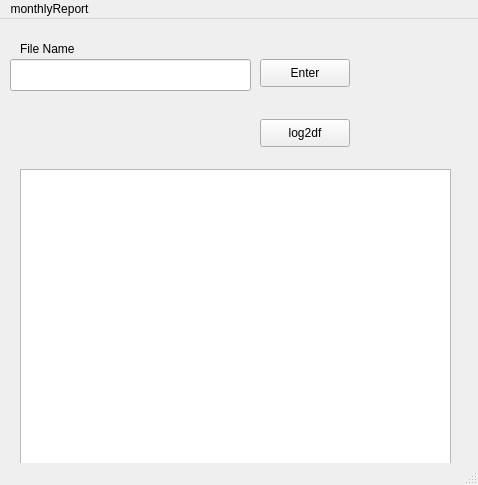
<?xml version="1.0" encoding="UTF-8"?>
<ui version="4.0">
 <class>MainWindow</class>
 <widget class="QMainWindow" name="MainWindow">
  <property name="geometry">
   <rect>
    <x>0</x>
    <y>0</y>
    <width>478</width>
    <height>485</height>
   </rect>
  </property>
  <property name="windowTitle">
   <string>MainWindow</string>
  </property>
  <widget class="QWidget" name="centralwidget">
   <widget class="QLabel" name="label">
    <property name="geometry">
     <rect>
      <x>20</x>
      <y>20</y>
      <width>71</width>
      <height>20</height>
     </rect>
    </property>
    <property name="text">
     <string>File Name</string>
    </property>
   </widget>
   <widget class="QPushButton" name="fileEnterButton">
    <property name="geometry">
     <rect>
      <x>260</x>
      <y>40</y>
      <width>90</width>
      <height>28</height>
     </rect>
    </property>
    <property name="text">
     <string>Enter</string>
    </property>
    <property name="default">
     <bool>false</bool>
    </property>
    <property name="flat">
     <bool>false</bool>
    </property>
   </widget>
   <widget class="QLineEdit" name="fileNameBox">
    <property name="geometry">
     <rect>
      <x>10</x>
      <y>40</y>
      <width>241</width>
      <height>32</height>
     </rect>
    </property>
   </widget>
   <widget class="QTableView" name="entryTable">
    <property name="geometry">
     <rect>
      <x>20</x>
      <y>150</y>
      <width>431</width>
      <height>301</height>
     </rect>
    </property>
    <property name="verticalScrollBarPolicy">
     <enum>Qt::ScrollBarAsNeeded</enum>
    </property>
    <property name="horizontalScrollBarPolicy">
     <enum>Qt::ScrollBarAsNeeded</enum>
    </property>
    <attribute name="verticalHeaderStretchLastSection">
     <bool>false</bool>
    </attribute>
   </widget>
   <widget class="QPushButton" name="log2dfButton">
    <property name="geometry">
     <rect>
      <x>260</x>
      <y>100</y>
      <width>90</width>
      <height>28</height>
     </rect>
    </property>
    <property name="text">
     <string>log2df</string>
    </property>
   </widget>
  </widget>
  <widget class="QMenuBar" name="menubar">
   <property name="geometry">
    <rect>
     <x>0</x>
     <y>0</y>
     <width>478</width>
     <height>28</height>
    </rect>
   </property>
   <widget class="QMenu" name="menuMonthlyReport">
    <property name="title">
     <string>monthlyReport</string>
    </property>
    <addaction name="separator"/>
    <addaction name="separator"/>
   </widget>
   <addaction name="menuMonthlyReport"/>
  </widget>
  <widget class="QStatusBar" name="statusbar"/>
 </widget>
 <resources/>
 <connections/>
</ui>
